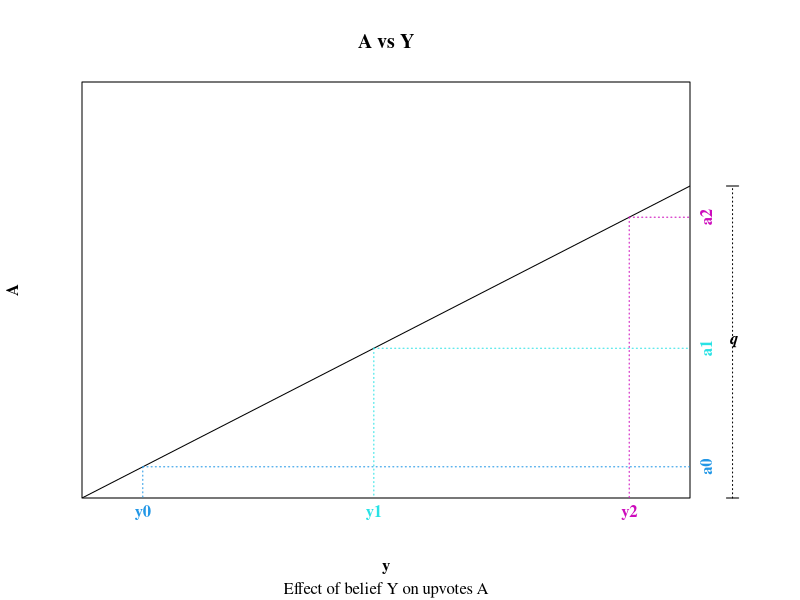
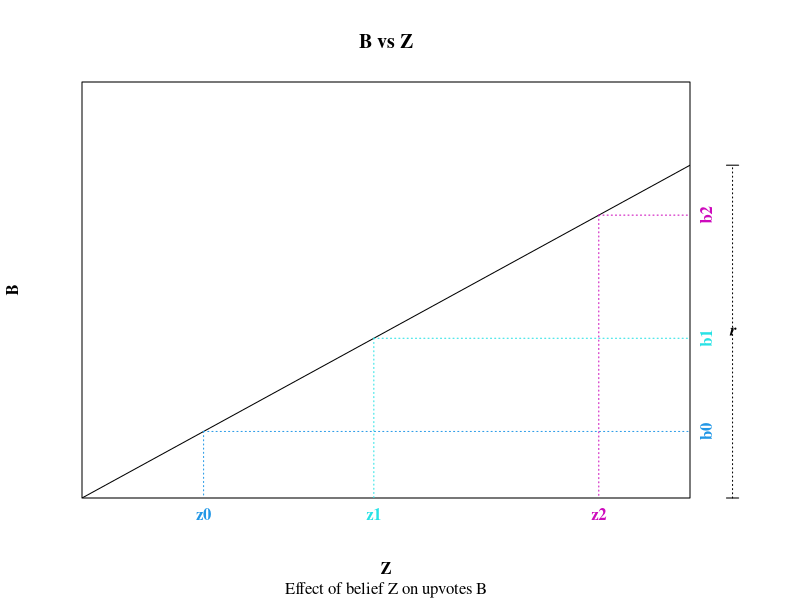
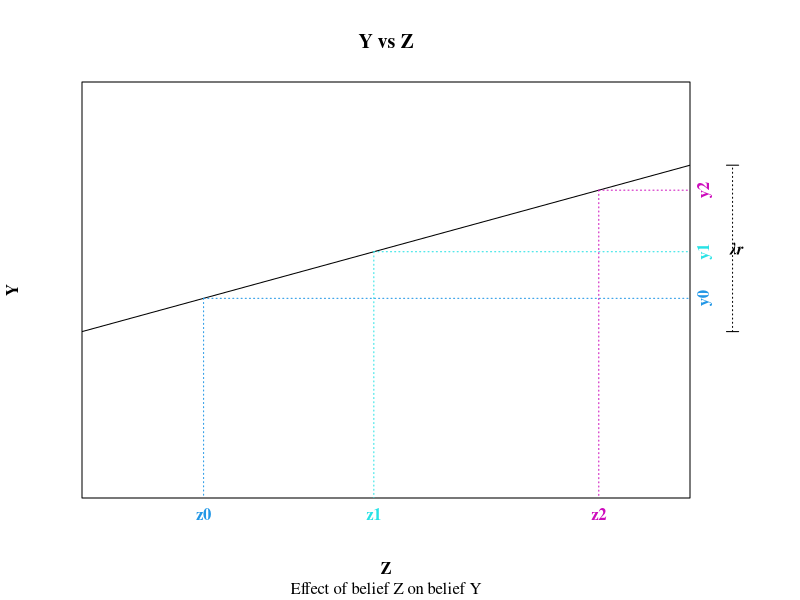

The R source for these figures, in order:


three_point_relevance_chart = function(filename, maintitle, subtitle, xlabel, x0label, x0, x1label, x1, x2label, x2, ylabel, y0label, y1label, y2label, yMin, yMax, r1label) {


  png(file=filename, width=6, height=6, units="in", res=300)
  par(mar = c(5.1, 4.1, 4.1, 5.5) )


  xlab <- bquote(bold(.(xlabel)))
  ylab <- bquote(bold(.(ylabel)))

  r1lab = bquote(paste(bolditalic(.(r1label))))
  # r2lab = bquote(paste(bolditalic(.(r2label))))
  # yMinlab = expression(bold(yMinLabel))
  # yMaxlab = expression(bold(yMinLabel))


  rd = yMax - yMin
  y0 <- yMin + rd * x0
  y1 <- yMin + rd * x1
  y2 <- yMin + rd * x2
  df <- data.frame(b = c(0,1), a = c(yMin,yMax))


  plot(
    a ~ b, 
    df, 
    type='l', 
    col=9, 
    xaxs='i', 
    yaxs='i',
    xaxt='n',
    yaxt='n',

    ylim=c(0,1),
    xlim=c(0,1), 
    xlab=xlab, 
    ylab=ylab, 
    family="serif", 
    main=maintitle, 
    sub=subtitle)

  # Dotted line with label y0
  segments(x0, y0, 1, y0, lty=3, col=4)
  mtext(bquote(bold(.(y0label))), 4, at=y0, col=4, line=0.3, family="serif")

  # Dotted line with label x0
  segments(x0, y0, x0, 0, lty=3, col=4)
  mtext(bquote(bold(.(x0label))), 1, at=x0, col=4, line=0.3, family="serif")


  # Dotted line with label y1
  segments(x1, y1, 1, y1, lty=3, col=5)
  mtext(bquote(bold(.(y1label))), 4, at=y1, col=5, line=0.3, family="serif")

  # Dotted line with label x1
  segments(x1, y1, x1, 0, lty=3, col=5)
  mtext(bquote(bold(.(x1label))), 1, at=x1, col=5, line=0.3, family="serif")


  # Dotted line with label y2
  segments(x2, y2, 1, y2, lty=3, col=6)
  mtext(bquote(bold(.(y2label))), 4, at=y2, col=6, line=0.3, family="serif")

  # Dotted line with label x2
  segments(x2, y2, x2, 0, lty=3, col=6)
  mtext(bquote(bold(.(x2label))), 1, at=x2, col=6, line=0.3, family="serif")




  # Dotted line with label "P(A|B)"
  # segments(0, yMax, 1, yMax, lty=3, col="darkgreen")
  # mtext(yMaxLabel, 4, at=yMax, col="darkgreen", line=0.3, family="serif")


  # Dotted line with label "P(A|B̅)"
  # segments(0, yMin, 1, yMin, lty=3, col="darkred")

  # mtext(yMinLabel, 4, at=yMin, col="darkred", line=0.3, family="serif")

  # Relevance delta (y1 minus y0)
  segments(1.06, yMax, 1.08, yMax, xpd=TRUE)
  segments(1.06, yMin, 1.08, yMin, xpd=TRUE)
  segments(1.07, yMin, 1.07, yMax, lty=3, xpd=TRUE) # vertical
  mtext(r1lab, 4, at=(yMin + (yMax - yMin)/2), line=2, family="serif", las=1)

  # segments(1.06, yMax, 1.08, yMax, xpd=TRUE)
  # segments(1.06, yMin, 1.08, yMin, xpd=TRUE)
  # segments(1.07, yMin, 1.07, yMax, lty=3, xpd=TRUE)




  # mtext(r2lab, 4, at=(yMin + rd/2), line=2, family="serif", las=1)


  dev.off()
}


three_point_relevance_chart(
  filename="./A-vs-Y.png",
  maintitle = "A vs Y",
  subtitle="Effect of belief Y on upvotes A",

  xlabel = "y",
  ylabel = "A",

  x0label = "y0",
  x0 = 0.1,
  y0label = "a0",


  x1label = "y1",
  x1 = 0.48,
  y1label = "a1",


  x2label = "y2",
  x2 = 0.9,
  y2label = "a2",


  yMax = 0.75,
  yMin = 0,

  r1label = "q"
  # r2label = "A2"
)



three_point_relevance_chart(
  filename="./B-vs-Z.png",
  maintitle = "B vs Z",
  subtitle="Effect of belief Z on upvotes B",

  xlabel = "Z",
  ylabel = "B",

  x0label = "z0",
  x0 = 0.2,
  y0label = "b0",


  x1label = "z1",
  x1 = 0.48,
  y1label = "b1",


  x2label = "z2",
  x2 = 0.85,
  y2label = "b2",


  yMax = 0.8,
  yMin = 0,

  r1label = "r"
  # r2label = "b2"
)



three_point_relevance_chart(
  filename="./Y-vs-Z.png",
  maintitle = "Y vs Z",
  subtitle="Effect of belief Z on belief Y",

  xlabel = "Z",
  ylabel = "Y",

  x0label = "z0",
  x0 = 0.2,
  y0label = "y0",


  x1label = "z1",
  x1 = 0.48,
  y1label = "y1",


  x2label = "z2",
  x2 = 0.85,
  y2label = "y2",


  yMax = 0.8,
  yMin = .4,

  r1label = "λr"
  # r2label = "B2"
)


